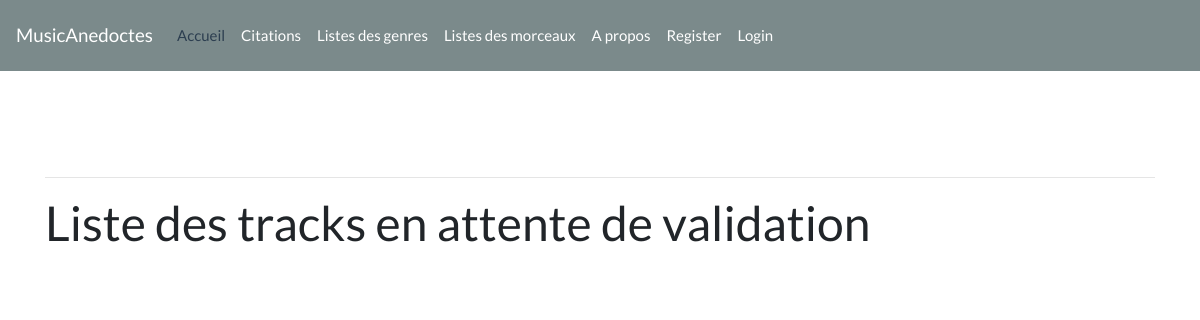
Before: /index.php/back_office/tracks_review with the older database file.
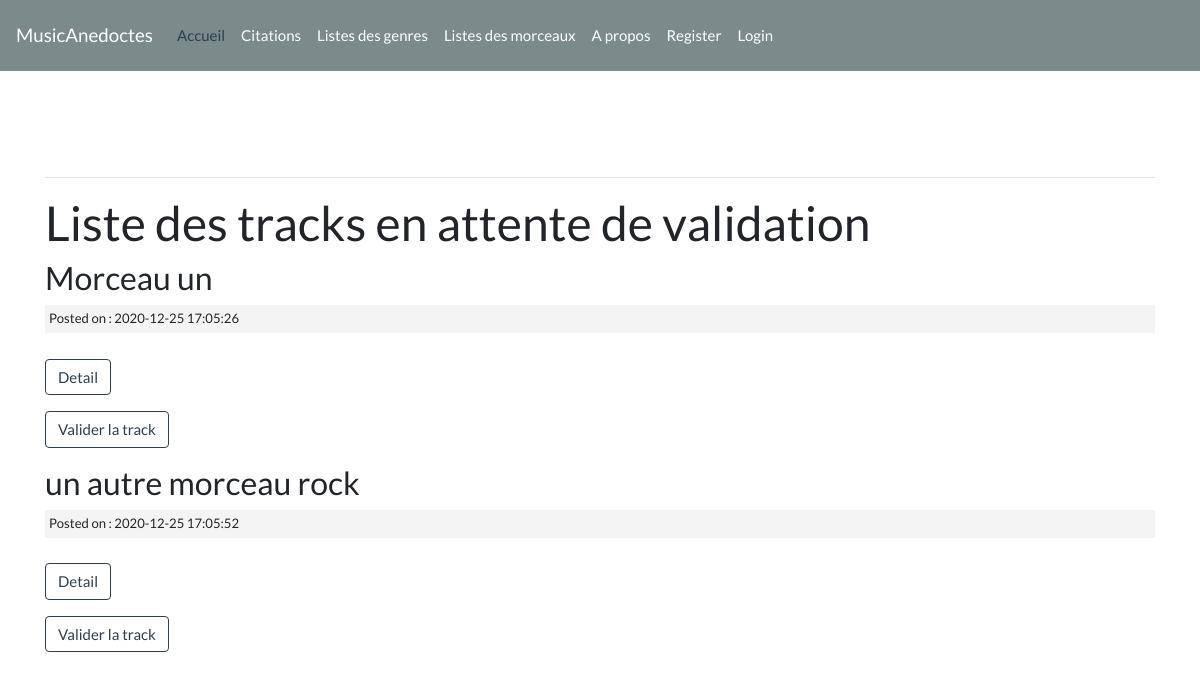
After: the same page with the newer database file.
### tables this page shows
CREATE TABLE `tracks` (
  `idTrack` int NOT NULL,
  `nameTrack` varchar(255) NOT NULL,
  `url` varchar(255) DEFAULT NULL,
  `slug` varchar(255) NOT NULL,
  `createdAt` timestamp NOT NULL DEFAULT CURRENT_TIMESTAMP,
  `updatedAt` timestamp NULL DEFAULT CURRENT_TIMESTAMP,
  `isValidated` tinyint(1) NOT NULL,
  `idGenre` int NOT NULL,
  `idUser` int NOT NULL
);

### application/controllers/Back_office.php (called while the page is built, shortened)
<?php
class Back_office extends CI_Controller {
    public function tracks_review() {
        if($this->session->userdata('roleId') > 2 || !$this->session) {
            redirect('');
        } else {
            $data['tracks'] = $this->back_office_model->get_unvalidated_tracks();
            $this->load->view('templates/header');
            $this->load->view('back_office/tracks', $data);
			$this->load->view('templates/footer');
        }
    }
}

### index.php (called while the page is built, shortened)
<?php
require_once BASEPATH.'core/CodeIgniter.php';

### application/models/Back_office_model.php (called while the page is built, shortened)
<?php
    class Back_office_model extends CI_Model {
        public function get_unvalidated_tracks(){
            $query = $this->db->get_where('tracks', array('isValidated' => 0));
            return $query->result_array();
        }
    }

### application/views/back_office/tracks.php (the view)
<h1>Liste des tracks en attente de validation</h1>
<?php foreach($tracks as $track) : ?>
    <h3><?php echo $track['nameTrack']; ?></h3>
    <small class="post-date">Posted on : <?php echo $track['createdAt']; ?></small><br>
    <p><a class="btn btn-outline-primary" href="<?php echo site_url('/tracks/'.$track['slug']); ?>">Detail</a></p>
    <p><a class="btn btn-outline-primary" href="<?php echo site_url('/back_office/validate_track/'.$track['idTrack']); ?>">Valider la track</a></p>
<?php endforeach; ?>

Changed rows visible on the page:
added tracks: nameTrack "Morceau un", createdAt "2020-12-25 17:05:26"
added tracks: nameTrack "un autre morceau rock", createdAt "2020-12-25 17:05:52"
